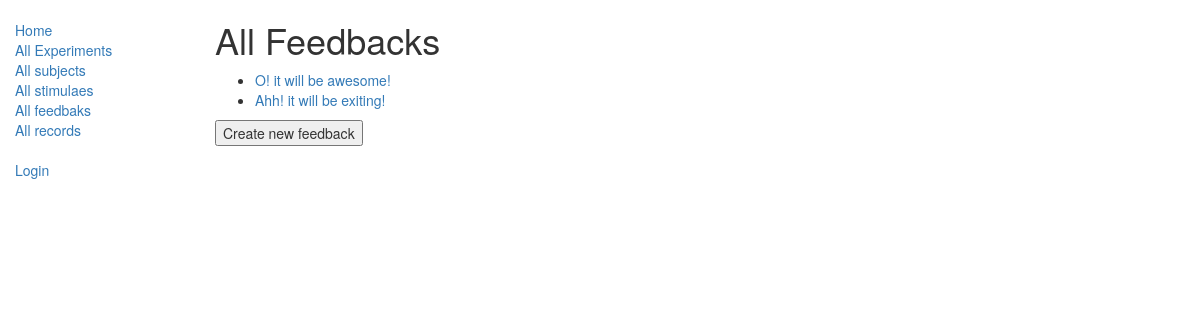
Screenshot of /lablog/feedbacks/ with the database file from the repository.
### lablog/models.py (models this page shows)
class Feedback(models.Model):
    name = models.CharField(max_length=200, help_text="Enter a feedback arrangement.)")
    def __str__(self):
        return self.name

### lablog/views.py (the view)
class FeedbackListView(generic.ListView):
    model = Feedback
    paginate_by = 10

### lablog/templates/lablog/feedback_list.html
{% extends "base_generic.html" %}
{% block content %}
<h1>All Feedbacks</h1>
  {% if feedback_list %}
    <ul>
    {% for feedback in feedback_list %}
      <li>
        <a href="{{ feedback.get_absolute_url }}">{{ feedback }}</a>
      </li>
    {% endfor %}
    </ul>
  {% else %}
    <p>There are no feedback arrangements.</p>
  {% endif %}
<form>
    <input type="button" value="Create new feedback" onclick="window.location.href='{% url 'feedback_create'%}'" />
</form>
{% endblock %}

### rows the page displays
Feedback: name "O! it will be awesome!"
Feedback: name "Ahh! it will be exiting!"
